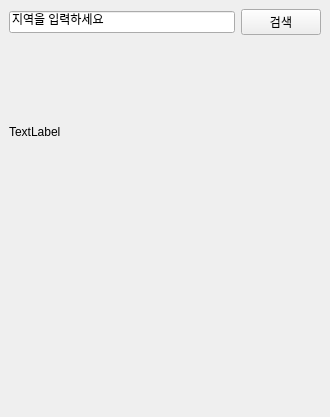
<?xml version="1.0" encoding="UTF-8"?>
<ui version="4.0">
 <class>MainWindow</class>
 <widget class="QMainWindow" name="MainWindow">
  <property name="geometry">
   <rect>
    <x>0</x>
    <y>0</y>
    <width>330</width>
    <height>417</height>
   </rect>
  </property>
  <property name="windowTitle">
   <string>날씨프로그램</string>
  </property>
  <widget class="QWidget" name="centralwidget">
   <layout class="QHBoxLayout" name="horizontalLayout">
    <item>
     <layout class="QVBoxLayout" name="verticalLayout">
      <item>
       <layout class="QHBoxLayout" name="horizontalLayout_7">
        <item>
         <widget class="QLineEdit" name="lineEdit">
          <property name="text">
           <string>지역을 입력하세요</string>
          </property>
         </widget>
        </item>
        <item>
         <widget class="QPushButton" name="searchbtn">
          <property name="text">
           <string>검색</string>
          </property>
          <property name="icon">
           <iconset>
            <normaloff>images/arrow-circle-225.png</normaloff>images/arrow-circle-225.png</iconset>
          </property>
         </widget>
        </item>
       </layout>
      </item>
      <item>
       <layout class="QVBoxLayout" name="verticalLayout_5">
        <item>
         <widget class="QLabel" name="label">
          <property name="text">
           <string>TextLabel</string>
          </property>
         </widget>
        </item>
       </layout>
      </item>
      <item>
       <layout class="QHBoxLayout" name="horizontalLayout_4">
        <item>
         <layout class="QVBoxLayout" name="verticalLayout_2">
          <item>
           <widget class="QLabel" name="label_1">
            <property name="text">
             <string/>
            </property>
           </widget>
          </item>
         </layout>
        </item>
        <item>
         <layout class="QVBoxLayout" name="verticalLayout_3">
          <item>
           <widget class="QLabel" name="label_2">
            <property name="text">
             <string/>
            </property>
           </widget>
          </item>
         </layout>
        </item>
       </layout>
      </item>
     </layout>
    </item>
   </layout>
  </widget>
 </widget>
 <resources/>
 <connections/>
</ui>
